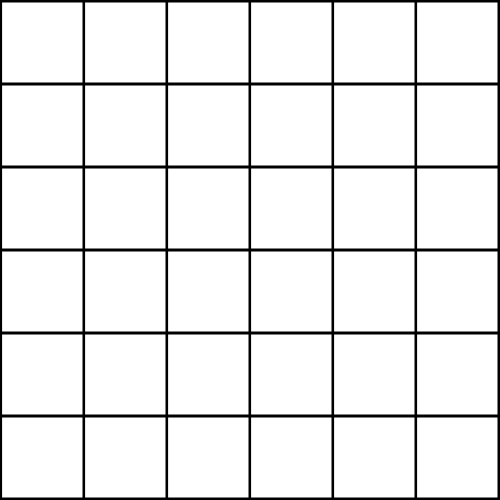
Frame 1 (no input)
Frame 2 (the mouse pressed at the canvas centre, redrawn once): identical to frame 1, image omitted

The p5.js sketch that drew this single still picture (run headless with seeded random() and noise() and a simulated clock; the mouse was pressed at the canvas centre and the sketch redrawn once):

// p5.js sketch
// ── sketch.js
const gridAreas = [];

const cols = 6;
const rows = 6;

const gapSize = 4;
const gap = gapSize / 2;

let colSize = 0;
let rowSize = 0;

function setup() {
  createCanvas(500, 500);
  background(0);
  noLoop();

  colSize = (width - gap) / cols - gap;
  rowSize = (height - gap) / rows - gap;

  console.log(colSize, rowSize);
}

function draw() {
  for (var i = 0; i < cols; i++) {
    for (var j = 0; j < rows; j++) {
      push();
      translate(gap + i * colSize + gap * i, gap + j * rowSize + gap * j);
      rect(0, 0, colSize, colSize);
      pop();

      gridAreas.push({
        x: gap + i * colSize + gap * i,
        y: gap + j * rowSize + gap * j
      });
    }
  }

  console.log(gridAreas);
}
